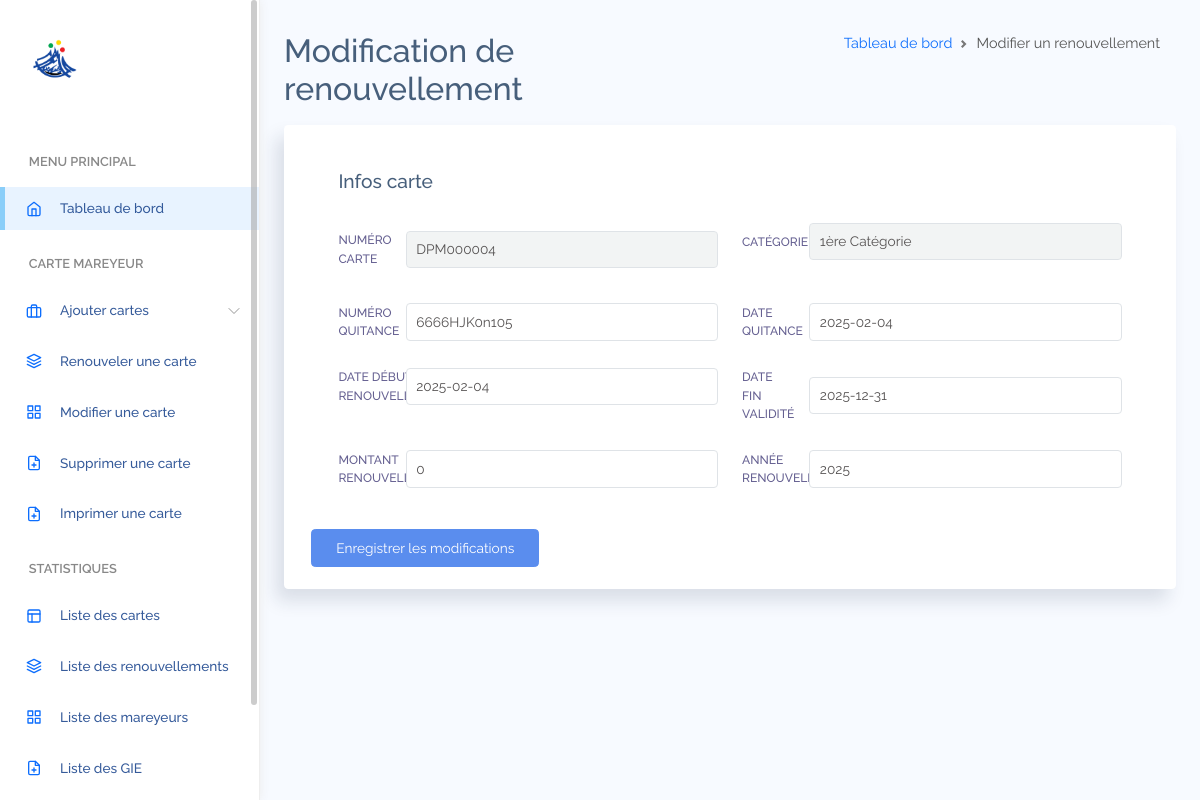
The page /dist/modifierRenouvellement.php?idCarteMareyeur=4 on the database its author committed.
### tables this page shows
CREATE TABLE `cartemareyeur` (
  `idCarteMareyeur` int(11) NOT NULL,
  `NumeroCarte` varchar(30) NOT NULL,
  `idEntreprise` int(11) DEFAULT NULL,
  `LibelleCategorie` varchar(85) NOT NULL,
  `MontantCategorie` int(11) NOT NULL,
  `NumQuitance` varchar(20) NOT NULL,
  `DateQuitance` date NOT NULL,
  `DateDebutValid` date NOT NULL,
  `DateFinValid` date NOT NULL,
  `Siege` varchar(45) NOT NULL
);

CREATE TABLE `renouvellement` (
  `idRenouvellement` int(11) NOT NULL,
  `idCarteMareyeur` int(11) NOT NULL,
  `MontantRenouv` int(11) NOT NULL,
  `NumQuitance` varchar(20) NOT NULL,
  `DateQuitance` date NOT NULL,
  `DateDebutRenouv` date NOT NULL,
  `DateFinRenouv` date NOT NULL,
  `RenewalYear` year(4) GENERATED ALWAYS AS (year(`DateDebutRenouv`)) STORED
);

### dist/modifierRenouvellement.php (the view, shortened to what this page needs)
<!DOCTYPE html>
<html lang="en">
<head>
    <link rel="stylesheet" href="assets/css/bootstrap.css">
    <link rel="stylesheet" href="assets/vendors/perfect-scrollbar/perfect-scrollbar.css">
    <link rel="stylesheet" href="assets/css/app.css">
</head>
<body>
    <?php
        function connexion_base() {
            $dbHost = "localhost";
            $dbName = "cartemetier";
            $dbUser = "root";
            $dbMdp = "";
            $conn = new mysqli($dbHost, $dbUser, $dbMdp, $dbName);
            return $conn;
        }
        if (isset($_GET['idCarteMareyeur'])) {
            $idCarteMareyeur = $_GET['idCarteMareyeur'];
            $conn = connexion_base();
            $queryRenouvellement1 = "SELECT * FROM cartemareyeur WHERE idCarteMareyeur = $idCarteMareyeur";
            $resultRenouvellement1 = $conn->query($queryRenouvellement1);
            $queryRenouvellement2 = "SELECT * FROM renouvellement WHERE idCarteMareyeur = (SELECT idCarteMareyeur FROM cartemareyeur WHERE idCarteMareyeur = $idCarteMareyeur)";
            $resultRenouvellement2 = $conn->query($queryRenouvellement2);
            if ($resultRenouvellement1->num_rows > 0) {
                $rowRenouvellement1 = $resultRenouvellement1->fetch_assoc();
                $rowRenouvellement2 = $resultRenouvellement2->fetch_assoc();
    ?>
        <div id="app">
            <div id="sidebar" class='active'>
                <div class="sidebar-wrapper active">
        <div class="sidebar-header">
            <img src="assets/images/logo-dpm.png" alt="" srcset="">
        </div>
        <div class="sidebar-menu">
            <ul class="menu">
                    <li class='sidebar-title'>Menu Principal</li>
                    <li class="sidebar-item active ">
                        <a href="tableau_de_bord.php" class='sidebar-link'>
                            <i data-feather="home" width="20"></i>
                            <span>Tableau de bord</span>
                        </a>
                    </li>
                    <li class='sidebar-title'>CARTE MAREYEUR</li>
                <li class="sidebar-item  has-sub">
                    <a href="#" class='sidebar-link'>
                        <i data-feather="briefcase" width="20"></i>
                        <span>Ajouter cartes</span>
                    </a>
                </li>
                    <li class="sidebar-item  ">
                        <a href="renouvelerCarte.php" class='sidebar-link'>
                            <i data-feather="layers" width="20"></i>
                            <span>Renouveler une carte</span>
                        </a>
                    </li>
                    <li class="sidebar-item  ">
                        <a href="modificationCarte.php" class='sidebar-link'>
                            <i data-feather="grid" width="20"></i>
                            <span>Modifier une carte</span>
                        </a>
                    </li>
                    <li class="sidebar-item  ">
                        <a href="suppressionCarte.php" class='sidebar-link'>
                            <i data-feather="file-plus" width="20"></i>
                            <span>Supprimer une carte</span>
                        </a>
                    </li>
                    <li class="sidebar-item  ">
                        <a href="imprimerCarteMareyeur.php" class='sidebar-link'>
                            <i data-feather="file-plus" width="20"></i>
                            <span>Imprimer une carte</span>
                        </a>
                    </li>
                    <li class='sidebar-title'>STATISTIQUES</li>
                    <li class="sidebar-item  ">
                        <a href="listeCarteMareyeur.php" class='sidebar-link'>
                            <i data-feather="layout" width="20"></i>
                            <span>Liste des cartes</span>
                        </a>
                    </li>
                    <li class="sidebar-item  ">
                        <a href="listeRenouvellement.php" class='sidebar-link'>
                            <i data-feather="layers" width="20"></i>
                            <span>Liste des renouvellements</span>
                        </a>
                    </li>
                    <li class="sidebar-item  ">
                        <a href="listeMareyeurs.php" class='sidebar-link'>
                            <i data-feather="grid" width="20"></i>
                            <span>Liste des mareyeurs</span>
                        </a>
                    </li>
                    <li class="sidebar-item  ">
                        <a href="listeEntreprise.php" class='sidebar-link'>
                            <i data-feather="file-plus" width="20"></i>
                            <span>Liste des GIE</span>
                        </a>
                    </li>
                    <li class='sidebar-title'>Authentification</li>
            </ul>
        </div>
    </div>
            </div>
            <div id="main">
    <div class="main-content container-fluid">
        <div class="page-title">
            <div class="row">
                <div class="col-12 col-md-6 order-md-1 order-last">
                    <h3>Modification de renouvellement</h3>
                </div>
                <div class="col-12 col-md-6 order-md-2 order-first">
                    <nav aria-label="breadcrumb" class='breadcrumb-header'>
                        <ol class="breadcrumb">
                            <li class="breadcrumb-item"><a href="tableau_de_bord.php">Tableau de bord</a></li>
                            <li class="breadcrumb-item active" aria-current="page">Modifier un renouvellement</li>
                        </ol>
                    </nav>
                </div>
            </div>
        </div>
        <section id="horizontal-input">
            <div class="row">
                <div class="col-md-12">
                    <div class="card">
                        <form method="POST" action="traitementModifRenouvellement.php">
                            <div class="card-body">
                                <div class="card-header">
                                    <h4 class="card-title">Infos carte</h4>
                                </div>
                                <div class="card-body">
                                    <div class="row">
                                        <div class="col-md-6">
                                            <div class="form-group row align-items-center">
                                                <div class="col-lg-2 col-3">
                                                    <label class="col-form-label">Numéro carte</label>
                                                </div>
                                                <div class="col-lg-10 col-9">
                                                    <input class="form-control" id="numeroCarte" name="numeroCarte" value="<?= $rowRenouvellement1['NumeroCarte'] ?>" readonly>
                                                </div>
                                            </div>
                                        </div>
                                        <div class="col-md-6 mb-4">
                                            <div class="form-group row align-items-center">
                                                <div class="col-lg-2 col-3">
                                                    <label class="col-form-label">Catégorie</label>
                                                </div>
                                                <div class="col-lg-10 col-9">
                                                    <input class="form-control" id="categorie" name="categorie" value="<?= $rowRenouvellement1['LibelleCategorie'] ?>" readonly>
                                                </div>
                                            </div>
                                        </div>
                                    </div>
                                    <div class="row">
                                        <div class="col-md-6">
                                            <div class="form-group row align-items-center">
                                                <div class="col-lg-2 col-3">
                                                    <label class="col-form-label">Numéro quitance</label>
                                                </div>
                                                <div class="col-lg-10 col-9">
                                                    <input class="form-control" id="numQuitance" name="numQuitance" value="<?= $rowRenouvellement2['NumQuitance'] ?>">
                                                </div>
                                            </div>
                                        </div>
                                        <div class="col-md-6">
                                            <div class="form-group row align-items-center">
                                                <div class="col-lg-2 col-3">
                                                    <label class="col-form-label">Date Quitance</label>
                                                </div>
                                                <div class="col-lg-10 col-9">
                                                    <input class="form-control" id="dateQuitance" name="dateQuitance" value="<?= $rowRenouvellement2['DateQuitance'] ?>">
                                                </div>
                                            </div>
                                        </div>
                                    </div>
                                    <div class="row">
                                        <div class="col-md-6">
                                            <div class="form-group row align-items-center">
                                                <div class="col-lg-2 col-3">
                                                    <label class="col-form-label">Date début renouvellement</label>
                                                </div>
                                                <div class="col-lg-10 col-9">
                                                    <input class="form-control" id="dateDebutRenouv" name="dateDebutRenouv" value="<?= $rowRenouvellement2['DateDebutRenouv'] ?>">
                                                </div>
                                            </div>
                                        </div>
                                        <div class="col-md-6">
                                            <div class="form-group row align-items-center">
                                                <div class="col-lg-2 col-3">
                                                    <label class="col-form-label">Date fin validité</label>
                                                </div>
                                                <div class="col-lg-10 col-9">
                                                    <input class="form-control" id="dateFinRenouv" name="dateFinRenouv" value="<?= $rowRenouvellement2['DateFinRenouv'] ?>">
                                                </div>
                                            </div>
                                        </div>
                                    </div>
                                    <div class="row">
                                        <div class="col-md-6">
                                            <div class="form-group row align-items-center">
                                                <div class="col-lg-2 col-3">
                                                    <label class="col-form-label">Montant renouvellement</label>
                                                </div>
                                                <div class="col-lg-10 col-9">
                                                    <input class="form-control" id="montantRenouv" name="montantRenouv" value="<?= $rowRenouvellement2['MontantRenouv'] ?>">
                                                </div>
                                            </div>
                                        </div>
                                        <div class="col-md-6">
                                            <div class="form-group row align-items-center">
                                                <div class="col-lg-2 col-3">
                                                    <label class="col-form-label">Année renouveler</label>
                                                </div>
                                                <div class="col-lg-10 col-9">
                                                    <input class="form-control" id="annerenouvele" name="annerenouvele" value="<?= $rowRenouvellement2['RenewalYear'] ?>">
                                                </div>
                                            </div>
                                        </div>
                                    </div>
                                </div>
                            <div class="p-t-15">
                                <button class="btn btn-primary" type="submit">Enregistrer les modifications</button>
                            </div>
                            </div>
                        </form>
                    </div>
                </div>
            </div>
        </section>
    </div>
    <?php
        } else {
            echo "Carte non trouvée.";
        }
        } else {
            echo "ID de carte non spécifié.";
        }
    ?>
</body>
</html>

### rows shown on the page
cartemareyeur: numeroCarte "DPM000004", categorie "1ère Catégorie"
renouvellement: numQuitance "6666HJK0n105", dateQuitance "2025-02-04", dateDebutRenouv "2025-02-04", dateFinRenouv "2025-12-31", montantRenouv "0", annerenouvele "2025"
